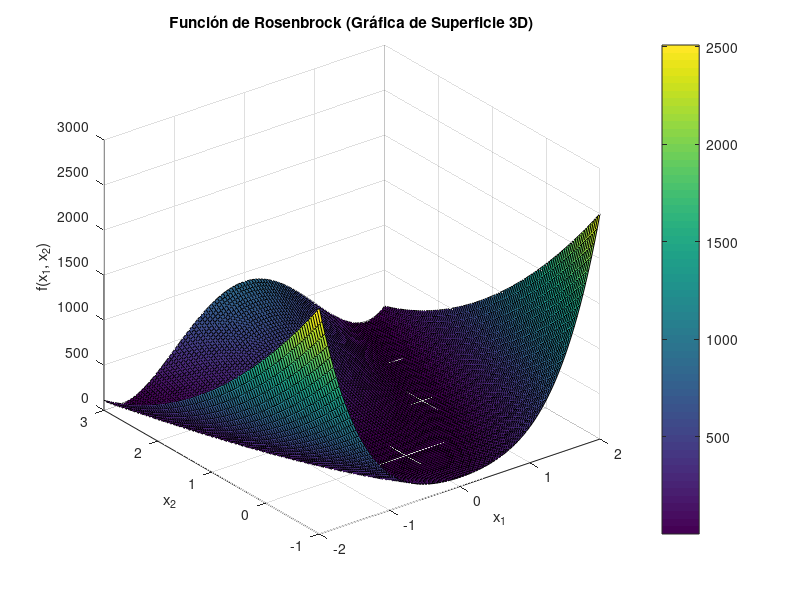
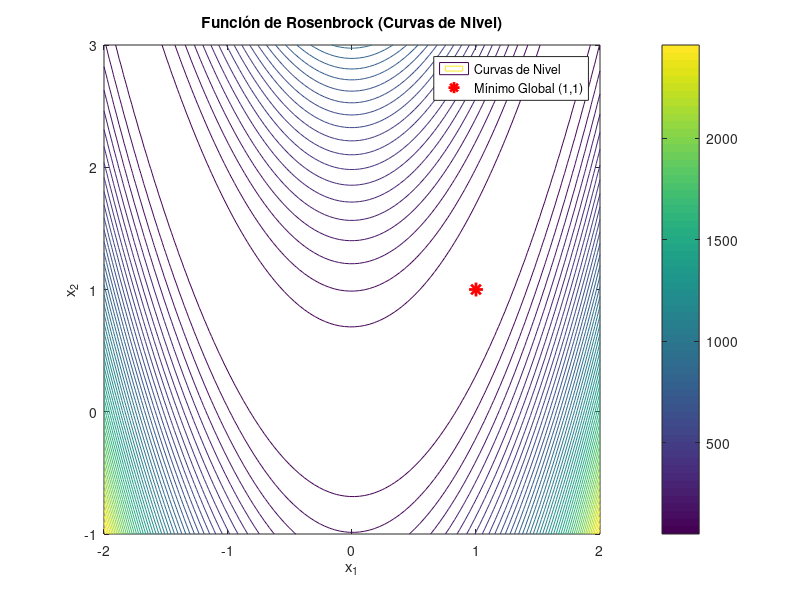

Write MATLAB code to recreate these figures, in order.
rosenbrock = @(x) 100*(x(2) - x(1)^2)^2 + (1 - x(1))^2;
% Dibujar la función de Rosenbrock
x1 = linspace(-2, 2, 100);
x2 = linspace(-1, 3, 100);
[X1, X2] = meshgrid(x1, x2);
Z = zeros(size(X1)); % Inicializamos la matriz Z con ceros
for i = 1:size(X1, 1)
    for j = 1:size(X1, 2)
        % En cada punto (i, j), calculamos el valor de la función.
        Z(i, j) = rosenbrock([X1(i, j); X2(i, j)]);
    end
end
figure; % Crea una nueva ventana para la figura
surf(X1, X2, Z);
title('Función de Rosenbrock (Gráfica de Superficie 3D)');
xlabel('x_1');
ylabel('x_2');
zlabel('f(x_1, x_2)');
colorbar; % Muestra una barra de colores para los valores de Z
disp('Mostrando la gráfica de superficie 3D...');

% Dibujar la función de Rosenbrock en 2D (curvas de nivel-contour)
figure; % Crea otra ventana para la segunda figura
contour(X1, X2, Z, 50); % El '50' indica el número de curvas de nivel a dibujar
title('Función de Rosenbrock (Curvas de Nivel)');
xlabel('x_1');
ylabel('x_2');
colorbar; % Muestra la escala de colores
hold on; % Mantiene la gráfica actual para añadir más elementos
% Marcamos el punto mínimo global de la función, que está en (1,1)
plot(1, 1, 'r*', 'MarkerSize', 10, 'LineWidth', 2);
legend('Curvas de Nivel', 'Mínimo Global (1,1)');
hold off;
disp('Mostrando la gráfica de curvas de nivel...');
% =================================================
% Algoritmo Evolutivo (1+1)-ES para minimizar la función de Rosenbrock
% =================================================
% --- Parámetros ---
n_vars = 2;       % Número de variables de decisión
n_gens = 1000;    % Número de generaciones
sigma = 0.5;      % Desviación estándar de la mutación
lim_inf = -2.048;
lim_sup = 2.048;

% --- Algoritmo (1+1)-ES ---
% Inicialización
rng('default'); % Para reproducibilidad
padre_x = unifrnd(lim_inf, lim_sup, [1, n_vars]);
padre_aptitud = rosenbrock(padre_x);
fprintf('Inicial -> x: [%.4f, %.4f], aptitud: %.4f\n', padre_x(1), padre_x(2), padre_aptitud);

for gen = 1:n_gens
    % Mutación
    hijo_x = padre_x + normrnd(0, sigma, [1, n_vars]);
    % Asegurarse de que el hijo esté dentro de los límites (clipping)
    hijo_x(hijo_x > lim_sup) = lim_sup;
    hijo_x(hijo_x < lim_inf) = lim_inf;
    
    % Evaluación
    hijo_aptitud = rosenbrock(hijo_x);
    
    % Selección (determinista, extintiva para el peor)
    if hijo_aptitud < padre_aptitud
        padre_x = hijo_x;
        padre_aptitud = hijo_aptitud;
    end
end

fprintf('Final -> x: [%.4f, %.4f], aptitud: %.4f\n', padre_x(1), padre_x(2), padre_aptitud);